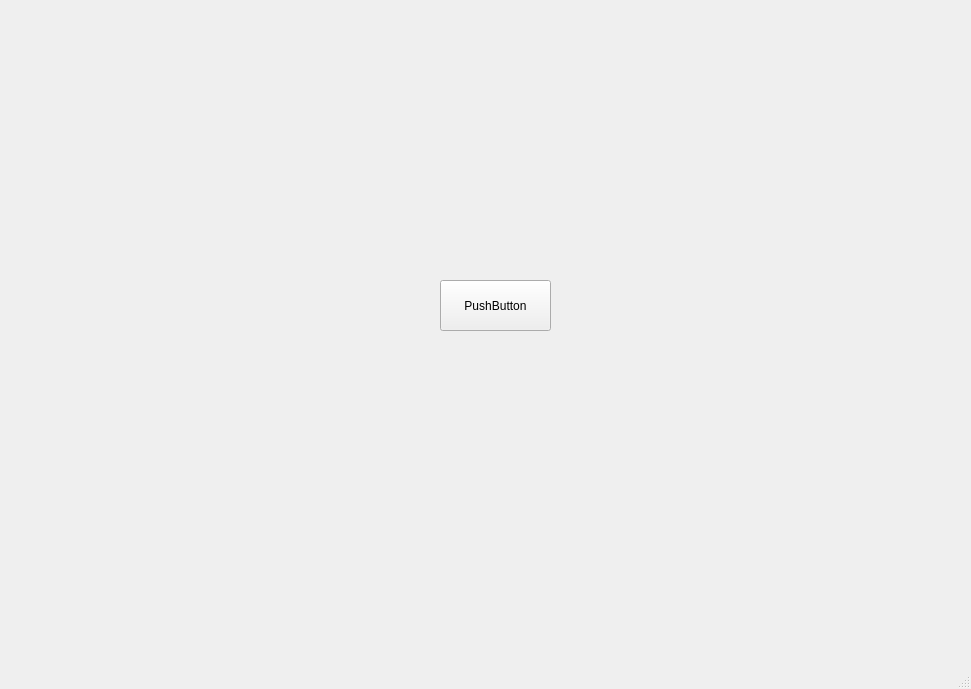
<?xml version="1.0" encoding="UTF-8"?>
<ui version="4.0">
 <class>MainWindow</class>
 <widget class="QMainWindow" name="MainWindow">
  <property name="geometry">
   <rect>
    <x>0</x>
    <y>0</y>
    <width>971</width>
    <height>689</height>
   </rect>
  </property>
  <property name="windowTitle">
   <string>MainWindow</string>
  </property>
  <widget class="QWidget" name="centralwidget">
   <widget class="QPushButton" name="pushButton">
    <property name="geometry">
     <rect>
      <x>440</x>
      <y>280</y>
      <width>111</width>
      <height>51</height>
     </rect>
    </property>
    <property name="text">
     <string>PushButton</string>
    </property>
   </widget>
  </widget>
  <widget class="QMenuBar" name="menubar">
   <property name="geometry">
    <rect>
     <x>0</x>
     <y>0</y>
     <width>971</width>
     <height>21</height>
    </rect>
   </property>
  </widget>
  <widget class="QStatusBar" name="statusbar"/>
 </widget>
 <resources/>
 <connections/>
</ui>
